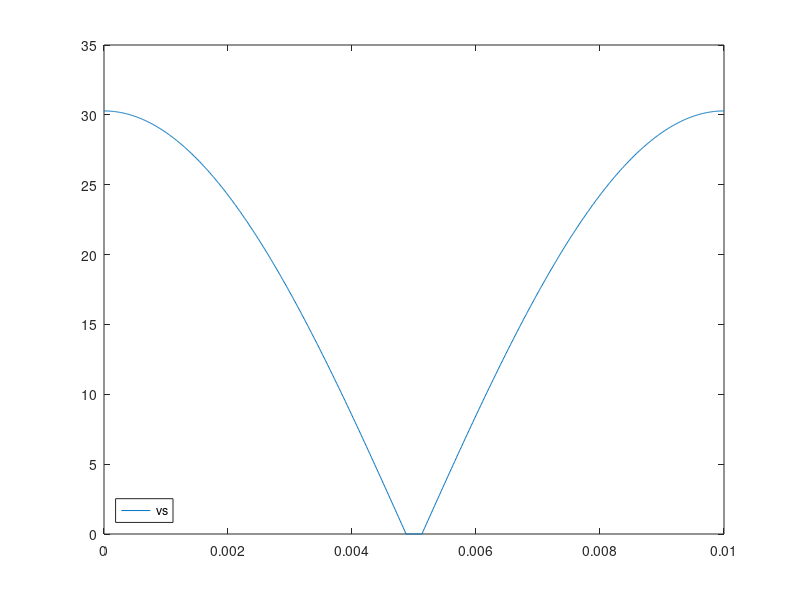
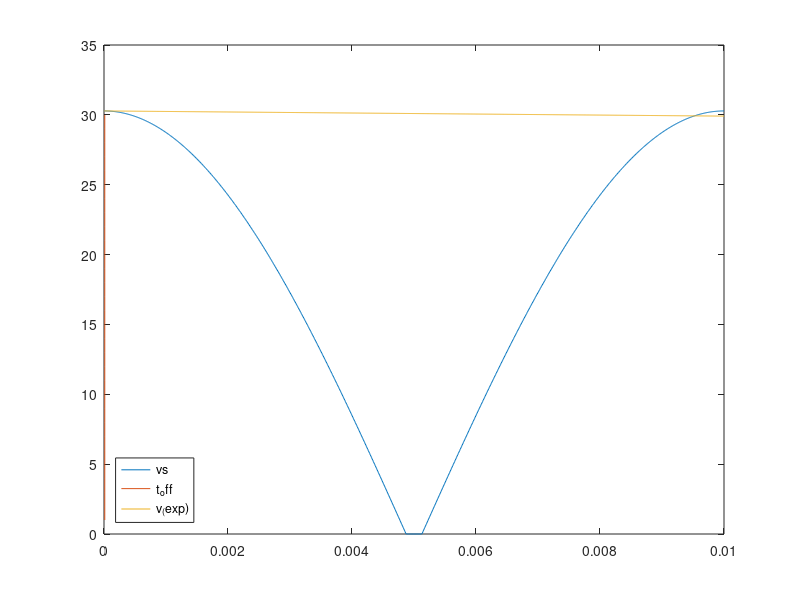
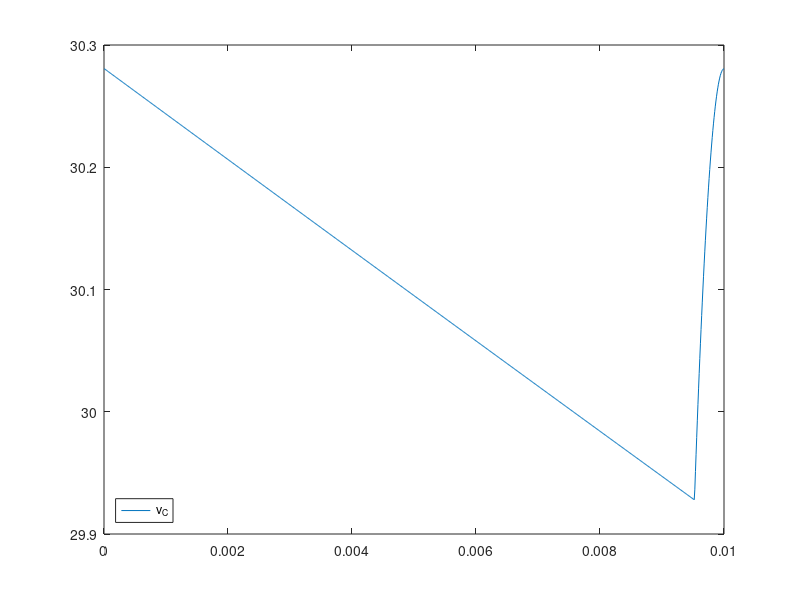
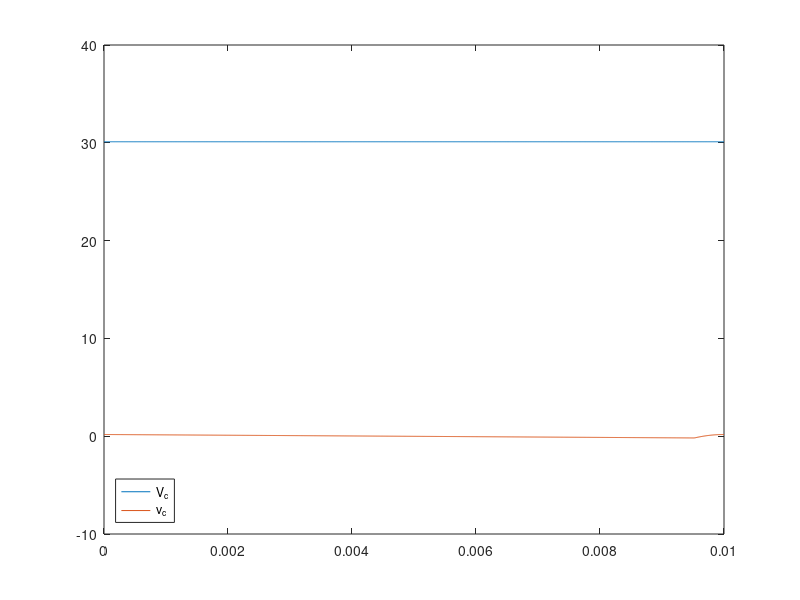

Reproduce these figures in MATLAB, in order.
close all
clear all

%% parametros
n = 7.29150093083668;  %----------
C = 0.0000175150173805745;    %----------
R = 45e3;     %----------
%R2 = 7e3;  %------
r_d = 65.7894736842105;  %----------
regulator = 19;   %----------
%Von = 12.0001/regulator;      %----------
Von = 0.631508421052632;


%% Vs

%n = 6.673844;  %----------
f = 50;
w = 50*2*pi;
%Von = 0.7;     %----------
A = 230/n;
rect = 2;


t= linspace(0, 1/(2*f) , 1000);

vs = abs(A*cos(w*t))-rect*Von;
vs(vs<0) = 0;

figure
plot(t,vs)
legend({'vs'},'Location','southwest')

%% vC
%comeca igual a vs
vC = vs;

%descarregamento
%C = 4.508784e-6;    %----------
%R = 2.219563e3;     %----------

R_ = 1/(R + (regulator+rect)*r_d);
%R_=1/R;
t_off = (1/w) * atan(1/w/C*R_);
v_exp = (A-rect*Von)*cos(w*t_off)*exp(-(t-t_off)/C*R_);

figure
plot(t,vs, t_off*ones(1,round(max(vs))), 1:round(max(vs)), t, v_exp)
legend({'vs','t_off','v_(exp)'},'Location','southwest')

%vc
vC(t>t_off) = max([vC(t>t_off);v_exp(t>t_off)]);
vC_control = [max(vC) min(vC)];

figure
plot(t, vC)
legend({'v_C'},'Location','southwest')

%Vc e vc
Vc = mean(vC)*ones(1, length(vC));
vc = vC-Vc;

figure
plot(t, Vc, t , vc)
legend({'V_c','v_c'},'Location','southwest')

%r_d = Von/((1e-9)*exp(17));

%% vO

%Vo
%regulator = 17;   %----------
Vo = ones(1, length(t)) * (Von*regulator);

%vo
%r_d = 80;  %----------

vo = (r_d*regulator)/(r_d*regulator+R) * vc;

vO = Vo + vo;

figure
plot(t, Vo, t, vo, t, vO)
legend({'V_o','v_o','v_O'},'Location','southwest')

%% resultados
ripple = max(vo)-min(vo)
avg = Vo(1)
cost = R*1e-3 + (rect*2+regulator)*0.1 + C*1e6
merit = 1/(cost*(ripple + (avg-12)+1e-6))